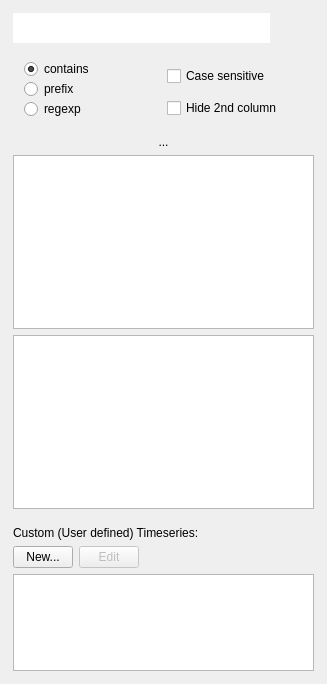
<?xml version="1.0" encoding="UTF-8"?>
<ui version="4.0">
 <class>CurveListPanel</class>
 <widget class="QWidget" name="CurveListPanel">
  <property name="geometry">
   <rect>
    <x>0</x>
    <y>0</y>
    <width>327</width>
    <height>684</height>
   </rect>
  </property>
  <property name="minimumSize">
   <size>
    <width>280</width>
    <height>0</height>
   </size>
  </property>
  <property name="maximumSize">
   <size>
    <width>600</width>
    <height>16777215</height>
   </size>
  </property>
  <property name="baseSize">
   <size>
    <width>280</width>
    <height>0</height>
   </size>
  </property>
  <property name="windowTitle">
   <string/>
  </property>
  <property name="styleSheet">
   <string notr="true"/>
  </property>
  <layout class="QVBoxLayout" name="verticalLayout_5">
   <property name="spacing">
    <number>8</number>
   </property>
   <property name="leftMargin">
    <number>2</number>
   </property>
   <property name="topMargin">
    <number>2</number>
   </property>
   <property name="rightMargin">
    <number>2</number>
   </property>
   <property name="bottomMargin">
    <number>2</number>
   </property>
   <item>
    <widget class="QSplitter" name="splitter">
     <property name="orientation">
      <enum>Qt::Vertical</enum>
     </property>
     <property name="handleWidth">
      <number>1</number>
     </property>
     <widget class="QWidget" name="layoutWidget">
      <layout class="QVBoxLayout" name="verticalLayout" stretch="0,0,0,1,1">
       <property name="bottomMargin">
        <number>8</number>
       </property>
       <item>
        <layout class="QHBoxLayout" name="horizontalLayout" stretch="1,0">
         <property name="spacing">
          <number>4</number>
         </property>
         <property name="sizeConstraint">
          <enum>QLayout::SetMinimumSize</enum>
         </property>
         <item>
          <widget class="QLineEdit" name="lineEdit">
           <property name="minimumSize">
            <size>
             <width>100</width>
             <height>30</height>
            </size>
           </property>
           <property name="maximumSize">
            <size>
             <width>16777215</width>
             <height>16777215</height>
            </size>
           </property>
           <property name="focusPolicy">
            <enum>Qt::ClickFocus</enum>
           </property>
           <property name="toolTip">
            <string>&lt;html&gt;&lt;head/&gt;&lt;body&gt;&lt;p&gt;Search box...&lt;/p&gt;&lt;/body&gt;&lt;/html&gt;</string>
           </property>
           <property name="inputMask">
            <string notr="true" extracomment="Search"/>
           </property>
           <property name="frame">
            <bool>false</bool>
           </property>
           <property name="clearButtonEnabled">
            <bool>true</bool>
           </property>
          </widget>
         </item>
         <item>
          <widget class="QPushButton" name="pushButtonSettings">
           <property name="minimumSize">
            <size>
             <width>30</width>
             <height>30</height>
            </size>
           </property>
           <property name="focusPolicy">
            <enum>Qt::NoFocus</enum>
           </property>
           <property name="autoFillBackground">
            <bool>false</bool>
           </property>
           <property name="text">
            <string/>
           </property>
           <property name="icon">
            <iconset>
             <normaloff>:/style_light/settings_cog.png</normaloff>:/style_light/settings_cog.png</iconset>
           </property>
           <property name="iconSize">
            <size>
             <width>26</width>
             <height>26</height>
            </size>
           </property>
           <property name="checkable">
            <bool>true</bool>
           </property>
           <property name="checked">
            <bool>false</bool>
           </property>
           <property name="flat">
            <bool>true</bool>
           </property>
          </widget>
         </item>
        </layout>
       </item>
       <item>
        <widget class="QWidget" name="widgetOptions" native="true">
         <property name="sizePolicy">
          <sizepolicy hsizetype="Preferred" vsizetype="Minimum">
           <horstretch>0</horstretch>
           <verstretch>0</verstretch>
          </sizepolicy>
         </property>
         <property name="minimumSize">
          <size>
           <width>0</width>
           <height>0</height>
          </size>
         </property>
         <property name="maximumSize">
          <size>
           <width>16777215</width>
           <height>80</height>
          </size>
         </property>
         <layout class="QHBoxLayout" name="horizontalLayout_3">
          <item>
           <layout class="QVBoxLayout" name="verticalLayout_3">
            <property name="spacing">
             <number>2</number>
            </property>
            <property name="sizeConstraint">
             <enum>QLayout::SetMinimumSize</enum>
            </property>
            <item>
             <widget class="QRadioButton" name="radioContains">
              <property name="sizePolicy">
               <sizepolicy hsizetype="Minimum" vsizetype="Minimum">
                <horstretch>0</horstretch>
                <verstretch>0</verstretch>
               </sizepolicy>
              </property>
              <property name="minimumSize">
               <size>
                <width>0</width>
                <height>0</height>
               </size>
              </property>
              <property name="maximumSize">
               <size>
                <width>16777215</width>
                <height>18</height>
               </size>
              </property>
              <property name="focusPolicy">
               <enum>Qt::NoFocus</enum>
              </property>
              <property name="toolTip">
               <string>&lt;html&gt;&lt;head/&gt;&lt;body&gt;&lt;p&gt;Show only names which contains the &lt;/p&gt;&lt;p&gt;following &lt;span style=&quot; font-weight:600;&quot;&gt;space separated&lt;/span&gt; sub-strings.&lt;/p&gt;&lt;/body&gt;&lt;/html&gt;</string>
              </property>
              <property name="text">
               <string>contains</string>
              </property>
              <property name="checked">
               <bool>true</bool>
              </property>
              <property name="autoExclusive">
               <bool>false</bool>
              </property>
             </widget>
            </item>
            <item>
             <widget class="QRadioButton" name="radioPrefix">
              <property name="maximumSize">
               <size>
                <width>16777215</width>
                <height>18</height>
               </size>
              </property>
              <property name="focusPolicy">
               <enum>Qt::NoFocus</enum>
              </property>
              <property name="text">
               <string>prefix</string>
              </property>
             </widget>
            </item>
            <item>
             <widget class="QRadioButton" name="radioRegExp">
              <property name="sizePolicy">
               <sizepolicy hsizetype="Minimum" vsizetype="Minimum">
                <horstretch>0</horstretch>
                <verstretch>0</verstretch>
               </sizepolicy>
              </property>
              <property name="minimumSize">
               <size>
                <width>0</width>
                <height>0</height>
               </size>
              </property>
              <property name="maximumSize">
               <size>
                <width>16777215</width>
                <height>18</height>
               </size>
              </property>
              <property name="focusPolicy">
               <enum>Qt::NoFocus</enum>
              </property>
              <property name="toolTip">
               <string>&lt;html&gt;&lt;head/&gt;&lt;body&gt;&lt;p&gt;Filter using regular expressions...&lt;/p&gt;&lt;p&gt;for those of you that know how&lt;/p&gt;&lt;p&gt; they work.&lt;/p&gt;&lt;/body&gt;&lt;/html&gt;</string>
              </property>
              <property name="text">
               <string>regexp</string>
              </property>
              <property name="checked">
               <bool>false</bool>
              </property>
              <property name="autoExclusive">
               <bool>false</bool>
              </property>
             </widget>
            </item>
           </layout>
          </item>
          <item>
           <layout class="QVBoxLayout" name="verticalLayout_4">
            <property name="sizeConstraint">
             <enum>QLayout::SetMinimumSize</enum>
            </property>
            <item>
             <widget class="QCheckBox" name="checkBoxCaseSensitive">
              <property name="sizePolicy">
               <sizepolicy hsizetype="Minimum" vsizetype="Minimum">
                <horstretch>0</horstretch>
                <verstretch>0</verstretch>
               </sizepolicy>
              </property>
              <property name="minimumSize">
               <size>
                <width>0</width>
                <height>0</height>
               </size>
              </property>
              <property name="focusPolicy">
               <enum>Qt::NoFocus</enum>
              </property>
              <property name="text">
               <string>Case sensitive</string>
              </property>
             </widget>
            </item>
            <item>
             <widget class="QCheckBox" name="checkBoxHideSecondColumn">
              <property name="focusPolicy">
               <enum>Qt::NoFocus</enum>
              </property>
              <property name="text">
               <string>Hide 2nd column</string>
              </property>
             </widget>
            </item>
           </layout>
          </item>
         </layout>
        </widget>
       </item>
       <item>
        <widget class="QLabel" name="labelNumberDisplayed">
         <property name="text">
          <string>...</string>
         </property>
         <property name="alignment">
          <set>Qt::AlignCenter</set>
         </property>
        </widget>
       </item>
       <item>
        <widget class="QTableView" name="tableView">
         <property name="sizePolicy">
          <sizepolicy hsizetype="Expanding" vsizetype="Expanding">
           <horstretch>0</horstretch>
           <verstretch>1</verstretch>
          </sizepolicy>
         </property>
         <property name="font">
          <font>
           <pointsize>9</pointsize>
          </font>
         </property>
         <property name="toolTip">
          <string/>
         </property>
         <property name="toolTipDuration">
          <number>-1</number>
         </property>
         <property name="horizontalScrollBarPolicy">
          <enum>Qt::ScrollBarAsNeeded</enum>
         </property>
         <property name="sizeAdjustPolicy">
          <enum>QAbstractScrollArea::AdjustToContents</enum>
         </property>
         <property name="editTriggers">
          <set>QAbstractItemView::NoEditTriggers</set>
         </property>
         <property name="showDropIndicator" stdset="0">
          <bool>false</bool>
         </property>
         <property name="dragEnabled">
          <bool>false</bool>
         </property>
         <property name="dragDropOverwriteMode">
          <bool>false</bool>
         </property>
         <property name="dragDropMode">
          <enum>QAbstractItemView::NoDragDrop</enum>
         </property>
         <property name="selectionMode">
          <enum>QAbstractItemView::ExtendedSelection</enum>
         </property>
         <property name="selectionBehavior">
          <enum>QAbstractItemView::SelectRows</enum>
         </property>
         <property name="showGrid">
          <bool>false</bool>
         </property>
         <property name="gridStyle">
          <enum>Qt::NoPen</enum>
         </property>
         <property name="wordWrap">
          <bool>false</bool>
         </property>
         <property name="cornerButtonEnabled">
          <bool>false</bool>
         </property>
         <attribute name="horizontalHeaderVisible">
          <bool>false</bool>
         </attribute>
         <attribute name="verticalHeaderVisible">
          <bool>false</bool>
         </attribute>
         <attribute name="verticalHeaderMinimumSectionSize">
          <number>16</number>
         </attribute>
         <attribute name="verticalHeaderDefaultSectionSize">
          <number>25</number>
         </attribute>
        </widget>
       </item>
       <item>
        <widget class="QTreeView" name="treeView">
         <property name="editTriggers">
          <set>QAbstractItemView::NoEditTriggers</set>
         </property>
         <property name="selectionMode">
          <enum>QAbstractItemView::ExtendedSelection</enum>
         </property>
         <property name="rootIsDecorated">
          <bool>true</bool>
         </property>
         <attribute name="headerVisible">
          <bool>false</bool>
         </attribute>
        </widget>
       </item>
      </layout>
     </widget>
     <widget class="QWidget" name="layoutWidget1">
      <layout class="QVBoxLayout" name="verticalLayout_2">
       <property name="topMargin">
        <number>8</number>
       </property>
       <item>
        <widget class="QLabel" name="label">
         <property name="text">
          <string>Custom (User defined) Timeseries:</string>
         </property>
        </widget>
       </item>
       <item>
        <layout class="QHBoxLayout" name="horizontalLayout_2">
         <item>
          <widget class="QPushButton" name="buttonAddCustom">
           <property name="sizePolicy">
            <sizepolicy hsizetype="Preferred" vsizetype="Fixed">
             <horstretch>0</horstretch>
             <verstretch>0</verstretch>
            </sizepolicy>
           </property>
           <property name="minimumSize">
            <size>
             <width>25</width>
             <height>0</height>
            </size>
           </property>
           <property name="maximumSize">
            <size>
             <width>60</width>
             <height>16777215</height>
            </size>
           </property>
           <property name="focusPolicy">
            <enum>Qt::NoFocus</enum>
           </property>
           <property name="toolTip">
            <string>&lt;html&gt;&lt;head/&gt;&lt;body&gt;&lt;p&gt;Create a new timeseries&lt;/p&gt;&lt;/body&gt;&lt;/html&gt;</string>
           </property>
           <property name="text">
            <string>New...</string>
           </property>
          </widget>
         </item>
         <item>
          <widget class="QPushButton" name="buttonEditCustom">
           <property name="enabled">
            <bool>false</bool>
           </property>
           <property name="sizePolicy">
            <sizepolicy hsizetype="Preferred" vsizetype="Fixed">
             <horstretch>0</horstretch>
             <verstretch>0</verstretch>
            </sizepolicy>
           </property>
           <property name="maximumSize">
            <size>
             <width>60</width>
             <height>16777215</height>
            </size>
           </property>
           <property name="focusPolicy">
            <enum>Qt::NoFocus</enum>
           </property>
           <property name="toolTip">
            <string>&lt;html&gt;&lt;head/&gt;&lt;body&gt;&lt;p&gt;Modify the selected timeseries&lt;/p&gt;&lt;/body&gt;&lt;/html&gt;</string>
           </property>
           <property name="text">
            <string>Edit</string>
           </property>
          </widget>
         </item>
         <item>
          <spacer name="horizontalSpacer">
           <property name="orientation">
            <enum>Qt::Horizontal</enum>
           </property>
           <property name="sizeHint" stdset="0">
            <size>
             <width>40</width>
             <height>20</height>
            </size>
           </property>
          </spacer>
         </item>
        </layout>
       </item>
       <item>
        <widget class="QTableView" name="tableViewCustom">
         <property name="sizePolicy">
          <sizepolicy hsizetype="Expanding" vsizetype="Expanding">
           <horstretch>0</horstretch>
           <verstretch>1</verstretch>
          </sizepolicy>
         </property>
         <property name="minimumSize">
          <size>
           <width>0</width>
           <height>0</height>
          </size>
         </property>
         <property name="font">
          <font>
           <pointsize>9</pointsize>
          </font>
         </property>
         <property name="sizeAdjustPolicy">
          <enum>QAbstractScrollArea::AdjustToContents</enum>
         </property>
         <property name="editTriggers">
          <set>QAbstractItemView::NoEditTriggers</set>
         </property>
         <property name="showDropIndicator" stdset="0">
          <bool>false</bool>
         </property>
         <property name="dragDropOverwriteMode">
          <bool>false</bool>
         </property>
         <property name="selectionBehavior">
          <enum>QAbstractItemView::SelectRows</enum>
         </property>
         <property name="showGrid">
          <bool>false</bool>
         </property>
         <property name="gridStyle">
          <enum>Qt::NoPen</enum>
         </property>
         <property name="wordWrap">
          <bool>false</bool>
         </property>
         <property name="cornerButtonEnabled">
          <bool>false</bool>
         </property>
         <attribute name="horizontalHeaderVisible">
          <bool>false</bool>
         </attribute>
         <attribute name="verticalHeaderVisible">
          <bool>false</bool>
         </attribute>
         <attribute name="verticalHeaderMinimumSectionSize">
          <number>16</number>
         </attribute>
         <attribute name="verticalHeaderDefaultSectionSize">
          <number>25</number>
         </attribute>
        </widget>
       </item>
      </layout>
     </widget>
    </widget>
   </item>
  </layout>
 </widget>
 <layoutdefault spacing="6" margin="11"/>
 <resources/>
 <connections/>
</ui>
